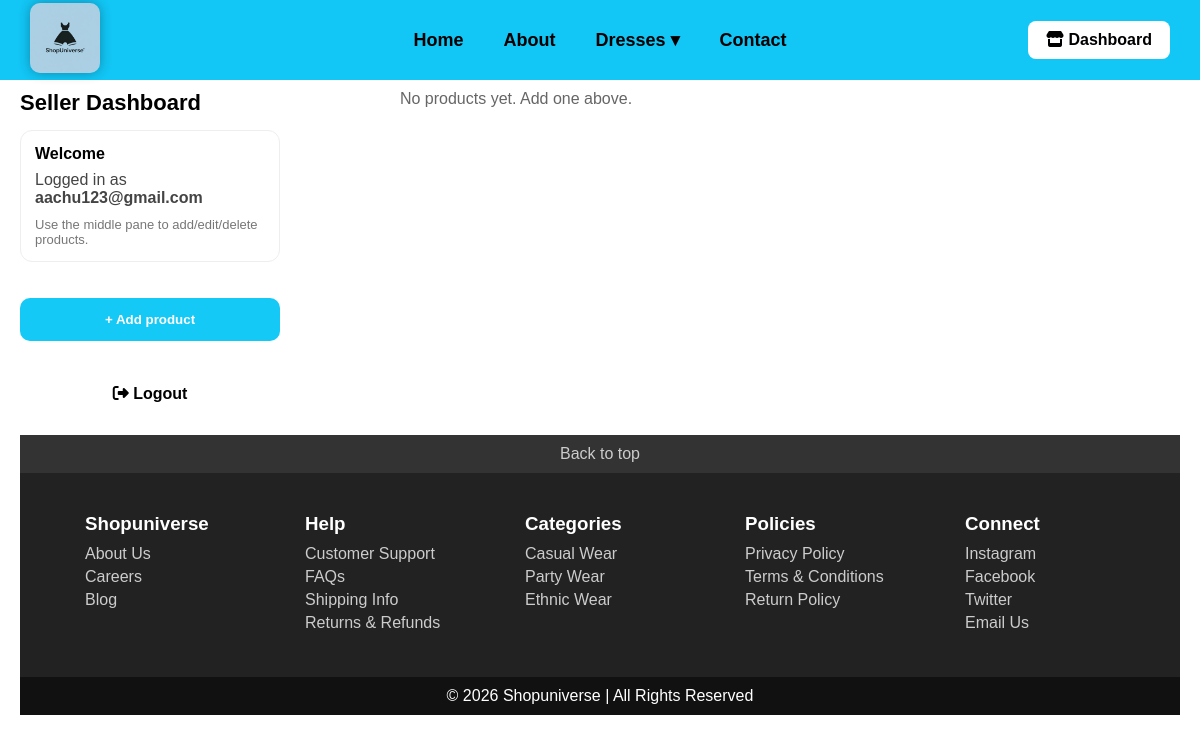
Page /seller/dashboard (signed in) on the earlier database version.
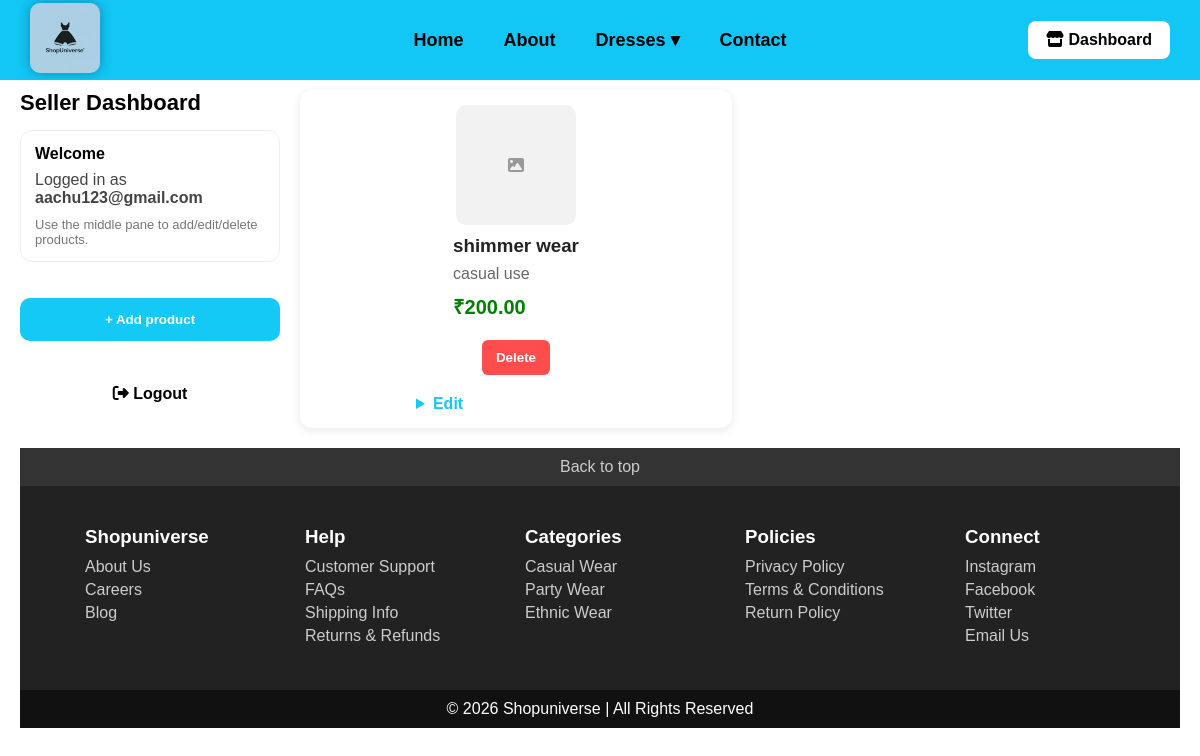
Same page on the later database version.
### tables this page shows
CREATE TABLE products (
                id INTEGER PRIMARY KEY AUTOINCREMENT,
                seller_id INTEGER NOT NULL,
                name TEXT NOT NULL,
                price REAL NOT NULL DEFAULT 0,
                image_url TEXT,
                created_at TEXT NOT NULL, description TEXT,
                FOREIGN KEY (seller_id) REFERENCES sellers(id) ON DELETE CASCADE ON UPDATE CASCADE
            );

### app.py (the view)
@app.route("/seller/dashboard")
def seller_dashboard():
    if not seller_login_required():
        flash("Please login to access seller dashboard.", "seller_error")
        return redirect(url_for("seller_login"))
    conn = get_db_connection()
    try:
        products = conn.execute(
            """
            SELECT id, name, price, description, image_url, created_at
            FROM products
            WHERE seller_id = ?
            ORDER BY datetime(created_at) DESC, id DESC
            """,
            (session.get("seller_id"),),
        ).fetchall()
    finally:
        conn.close()
    return render_template(
        "seller_dashboard.html",
        seller_email=session.get("seller_email"),
        products=products,
    )

### app.py (called while the page is built)
def get_db_connection():
    conn = sqlite3.connect(DB_PATH)
    conn.row_factory = sqlite3.Row
    conn.execute("PRAGMA foreign_keys = ON")
    return conn

def seller_login_required():
    return session.get("seller_id") is not None

### templates/seller_dashboard.html (shortened to what the changed rows need)
<!DOCTYPE html>
<html>
<head>
    <link rel="stylesheet" href="{{ url_for('static', filename='style.css') }}">
    <link rel="stylesheet"
    href="https://cdnjs.cloudflare.com/ajax/libs/font-awesome/6.5.0/css/all.min.css">
</head>
<body>
<div style="padding:70px 20px 30px 20px;">
    <div style="display:grid; grid-template-columns: 260px 1fr; gap:20px; align-items:start;">
        <div style="display:flex; flex-direction:column; align-items:stretch;">
            <h2 style="margin:0 0 14px 0; font-size:22px;">Seller Dashboard</h2>
        </div>
        <div style="width:100%;">
        <div class="products">
        {% if products and products|length > 0 %}
            {% for p in products %}
                {% set show_buy_button = false %}
                {% set show_seller_actions = true %}
                {% include 'partials/product_card.html' %}
            {% endfor %}
        {% else %}
            <p style="margin:0; color:#666;">No products yet. Add one above.</p>
        {% endif %}
    </div>
    </div>
</div>
    </div>
</body>
</html>

### templates/partials/product_card.html (shortened to what this page needs)
{% set image_url = p.image_url|default('') %}
{% set description = p.description|default('') %}
{% set name = p.name|default('') %}
{% set raw_price = p.price|default(0) %}
{% set price = (raw_price|string)|replace(',', '') %}
{% set price_float = price|float(0) %}
<div class="product-card">
    {% if image_url %}
        <img src="{{ image_url }}" alt="{{ name }}">
    {% else %}
        <div style="width:120px; height:120px; border-radius:10px; background:#f2f2f2; display:flex; align-items:center; justify-content:center; color:#999;">
            <i class="fa fa-image"></i>
        </div>
    {% endif %}
    <div class="product-info-list">
        <h3>
            {% if name == 'Shimmer Wear' %}
                shimmer party wear
            {% else %}
                {{ name }}
            {% endif %}
        </h3>
        {% if description %}
            <p>{{ description }}</p>
        {% else %}
            <p>No description</p>
        {% endif %}
        <div class="product-price">₹{{ "%.2f"|format(price_float) }}</div>
    </div>
    <div class="product-actions">
        {% if show_seller_actions %}
            <form method="POST" action="{{ url_for('seller_delete_product') }}" style="margin:0;">
                <button
                    type="submit"
                    style="padding:10px 14px; background:#ff4d4d; border:none; color:white; border-radius:6px; cursor:pointer; font-weight:700;"
                >
                    Delete
                </button>
            </form>
            <details style="flex:1; min-width:200px;">
                <summary style="cursor:pointer; font-weight:700; color:#15c9f6;">Edit</summary>
            </details>
        {% endif %}
    </div>
</div>

Differences in the rows shown:
added products: name "shimmer wear", description "casual use", price "200.00"
Other differences:
text no longer shown: "No products yet. Add one above."
